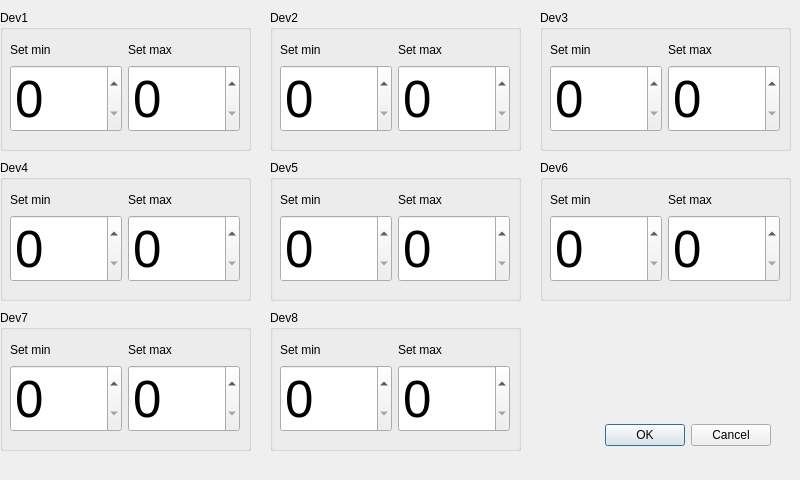
<?xml version="1.0" encoding="UTF-8"?>
<ui version="4.0">
 <class>Dialog</class>
 <widget class="QDialog" name="Dialog">
  <property name="geometry">
   <rect>
    <x>0</x>
    <y>0</y>
    <width>800</width>
    <height>480</height>
   </rect>
  </property>
  <property name="windowTitle">
   <string>Dialog</string>
  </property>
  <widget class="QDialogButtonBox" name="buttonBox">
   <property name="geometry">
    <rect>
     <x>590</x>
     <y>410</y>
     <width>181</width>
     <height>51</height>
    </rect>
   </property>
   <property name="orientation">
    <enum>Qt::Horizontal</enum>
   </property>
   <property name="standardButtons">
    <set>QDialogButtonBox::Cancel|QDialogButtonBox::Ok</set>
   </property>
  </widget>
  <widget class="QGroupBox" name="groupBox">
   <property name="geometry">
    <rect>
     <x>0</x>
     <y>10</y>
     <width>251</width>
     <height>141</height>
    </rect>
   </property>
   <property name="title">
    <string>Dev1</string>
   </property>
   <widget class="QWidget" name="">
    <property name="geometry">
     <rect>
      <x>10</x>
      <y>30</y>
      <width>230</width>
      <height>92</height>
     </rect>
    </property>
    <layout class="QHBoxLayout" name="horizontalLayout">
     <item>
      <layout class="QVBoxLayout" name="verticalLayout">
       <item>
        <widget class="QLabel" name="label">
         <property name="text">
          <string>Set min</string>
         </property>
        </widget>
       </item>
       <item>
        <widget class="QSpinBox" name="d1min">
         <property name="font">
          <font>
           <pointsize>38</pointsize>
          </font>
         </property>
        </widget>
       </item>
      </layout>
     </item>
     <item>
      <layout class="QVBoxLayout" name="verticalLayout_2">
       <item>
        <widget class="QLabel" name="label_2">
         <property name="text">
          <string>Set max</string>
         </property>
        </widget>
       </item>
       <item>
        <widget class="QSpinBox" name="d1max">
         <property name="font">
          <font>
           <pointsize>38</pointsize>
          </font>
         </property>
        </widget>
       </item>
      </layout>
     </item>
    </layout>
   </widget>
  </widget>
  <widget class="QGroupBox" name="groupBox_2">
   <property name="geometry">
    <rect>
     <x>270</x>
     <y>10</y>
     <width>251</width>
     <height>141</height>
    </rect>
   </property>
   <property name="title">
    <string>Dev2</string>
   </property>
   <widget class="QWidget" name="layoutWidget">
    <property name="geometry">
     <rect>
      <x>10</x>
      <y>30</y>
      <width>230</width>
      <height>92</height>
     </rect>
    </property>
    <layout class="QHBoxLayout" name="horizontalLayout_2">
     <item>
      <layout class="QVBoxLayout" name="verticalLayout_3">
       <item>
        <widget class="QLabel" name="label_3">
         <property name="text">
          <string>Set min</string>
         </property>
        </widget>
       </item>
       <item>
        <widget class="QSpinBox" name="d2min">
         <property name="font">
          <font>
           <pointsize>38</pointsize>
          </font>
         </property>
        </widget>
       </item>
      </layout>
     </item>
     <item>
      <layout class="QVBoxLayout" name="verticalLayout_4">
       <item>
        <widget class="QLabel" name="label_4">
         <property name="text">
          <string>Set max</string>
         </property>
        </widget>
       </item>
       <item>
        <widget class="QSpinBox" name="d2max">
         <property name="font">
          <font>
           <pointsize>38</pointsize>
          </font>
         </property>
        </widget>
       </item>
      </layout>
     </item>
    </layout>
   </widget>
  </widget>
  <widget class="QGroupBox" name="groupBox_3">
   <property name="geometry">
    <rect>
     <x>540</x>
     <y>10</y>
     <width>251</width>
     <height>141</height>
    </rect>
   </property>
   <property name="title">
    <string>Dev3</string>
   </property>
   <widget class="QWidget" name="layoutWidget_2">
    <property name="geometry">
     <rect>
      <x>10</x>
      <y>30</y>
      <width>230</width>
      <height>92</height>
     </rect>
    </property>
    <layout class="QHBoxLayout" name="horizontalLayout_3">
     <item>
      <layout class="QVBoxLayout" name="verticalLayout_5">
       <item>
        <widget class="QLabel" name="label_5">
         <property name="text">
          <string>Set min</string>
         </property>
        </widget>
       </item>
       <item>
        <widget class="QSpinBox" name="d3min">
         <property name="font">
          <font>
           <pointsize>38</pointsize>
          </font>
         </property>
        </widget>
       </item>
      </layout>
     </item>
     <item>
      <layout class="QVBoxLayout" name="verticalLayout_6">
       <item>
        <widget class="QLabel" name="label_6">
         <property name="text">
          <string>Set max</string>
         </property>
        </widget>
       </item>
       <item>
        <widget class="QSpinBox" name="d3max">
         <property name="font">
          <font>
           <pointsize>38</pointsize>
          </font>
         </property>
        </widget>
       </item>
      </layout>
     </item>
    </layout>
   </widget>
  </widget>
  <widget class="QGroupBox" name="groupBox_6">
   <property name="geometry">
    <rect>
     <x>540</x>
     <y>160</y>
     <width>251</width>
     <height>141</height>
    </rect>
   </property>
   <property name="title">
    <string>Dev6</string>
   </property>
   <widget class="QWidget" name="layoutWidget_5">
    <property name="geometry">
     <rect>
      <x>10</x>
      <y>30</y>
      <width>230</width>
      <height>92</height>
     </rect>
    </property>
    <layout class="QHBoxLayout" name="horizontalLayout_6">
     <item>
      <layout class="QVBoxLayout" name="verticalLayout_11">
       <item>
        <widget class="QLabel" name="label_11">
         <property name="text">
          <string>Set min</string>
         </property>
        </widget>
       </item>
       <item>
        <widget class="QSpinBox" name="d6min">
         <property name="font">
          <font>
           <pointsize>38</pointsize>
          </font>
         </property>
        </widget>
       </item>
      </layout>
     </item>
     <item>
      <layout class="QVBoxLayout" name="verticalLayout_12">
       <item>
        <widget class="QLabel" name="label_12">
         <property name="text">
          <string>Set max</string>
         </property>
        </widget>
       </item>
       <item>
        <widget class="QSpinBox" name="d6max">
         <property name="font">
          <font>
           <pointsize>38</pointsize>
          </font>
         </property>
        </widget>
       </item>
      </layout>
     </item>
    </layout>
   </widget>
  </widget>
  <widget class="QGroupBox" name="groupBox_5">
   <property name="geometry">
    <rect>
     <x>0</x>
     <y>160</y>
     <width>251</width>
     <height>141</height>
    </rect>
   </property>
   <property name="title">
    <string>Dev4</string>
   </property>
   <widget class="QWidget" name="layoutWidget_4">
    <property name="geometry">
     <rect>
      <x>10</x>
      <y>30</y>
      <width>230</width>
      <height>92</height>
     </rect>
    </property>
    <layout class="QHBoxLayout" name="horizontalLayout_5">
     <item>
      <layout class="QVBoxLayout" name="verticalLayout_9">
       <item>
        <widget class="QLabel" name="label_9">
         <property name="text">
          <string>Set min</string>
         </property>
        </widget>
       </item>
       <item>
        <widget class="QSpinBox" name="d4min">
         <property name="font">
          <font>
           <pointsize>38</pointsize>
          </font>
         </property>
        </widget>
       </item>
      </layout>
     </item>
     <item>
      <layout class="QVBoxLayout" name="verticalLayout_10">
       <item>
        <widget class="QLabel" name="label_10">
         <property name="text">
          <string>Set max</string>
         </property>
        </widget>
       </item>
       <item>
        <widget class="QSpinBox" name="d4max">
         <property name="font">
          <font>
           <pointsize>38</pointsize>
          </font>
         </property>
        </widget>
       </item>
      </layout>
     </item>
    </layout>
   </widget>
  </widget>
  <widget class="QGroupBox" name="groupBox_4">
   <property name="geometry">
    <rect>
     <x>270</x>
     <y>160</y>
     <width>251</width>
     <height>141</height>
    </rect>
   </property>
   <property name="title">
    <string>Dev5</string>
   </property>
   <widget class="QWidget" name="layoutWidget_3">
    <property name="geometry">
     <rect>
      <x>10</x>
      <y>30</y>
      <width>230</width>
      <height>92</height>
     </rect>
    </property>
    <layout class="QHBoxLayout" name="horizontalLayout_4">
     <item>
      <layout class="QVBoxLayout" name="verticalLayout_7">
       <item>
        <widget class="QLabel" name="label_7">
         <property name="text">
          <string>Set min</string>
         </property>
        </widget>
       </item>
       <item>
        <widget class="QSpinBox" name="d5min">
         <property name="font">
          <font>
           <pointsize>38</pointsize>
          </font>
         </property>
        </widget>
       </item>
      </layout>
     </item>
     <item>
      <layout class="QVBoxLayout" name="verticalLayout_8">
       <item>
        <widget class="QLabel" name="label_8">
         <property name="text">
          <string>Set max</string>
         </property>
        </widget>
       </item>
       <item>
        <widget class="QSpinBox" name="d5max">
         <property name="font">
          <font>
           <pointsize>38</pointsize>
          </font>
         </property>
        </widget>
       </item>
      </layout>
     </item>
    </layout>
   </widget>
  </widget>
  <widget class="QGroupBox" name="groupBox_7">
   <property name="geometry">
    <rect>
     <x>0</x>
     <y>310</y>
     <width>251</width>
     <height>141</height>
    </rect>
   </property>
   <property name="title">
    <string>Dev7</string>
   </property>
   <widget class="QWidget" name="layoutWidget_6">
    <property name="geometry">
     <rect>
      <x>10</x>
      <y>30</y>
      <width>230</width>
      <height>92</height>
     </rect>
    </property>
    <layout class="QHBoxLayout" name="horizontalLayout_7">
     <item>
      <layout class="QVBoxLayout" name="verticalLayout_13">
       <item>
        <widget class="QLabel" name="label_13">
         <property name="text">
          <string>Set min</string>
         </property>
        </widget>
       </item>
       <item>
        <widget class="QSpinBox" name="d7min">
         <property name="font">
          <font>
           <pointsize>38</pointsize>
          </font>
         </property>
        </widget>
       </item>
      </layout>
     </item>
     <item>
      <layout class="QVBoxLayout" name="verticalLayout_14">
       <item>
        <widget class="QLabel" name="label_14">
         <property name="text">
          <string>Set max</string>
         </property>
        </widget>
       </item>
       <item>
        <widget class="QSpinBox" name="d7max">
         <property name="font">
          <font>
           <pointsize>38</pointsize>
          </font>
         </property>
        </widget>
       </item>
      </layout>
     </item>
    </layout>
   </widget>
  </widget>
  <widget class="QGroupBox" name="groupBox_8">
   <property name="geometry">
    <rect>
     <x>270</x>
     <y>310</y>
     <width>251</width>
     <height>141</height>
    </rect>
   </property>
   <property name="title">
    <string>Dev8</string>
   </property>
   <widget class="QWidget" name="layoutWidget_7">
    <property name="geometry">
     <rect>
      <x>10</x>
      <y>30</y>
      <width>230</width>
      <height>92</height>
     </rect>
    </property>
    <layout class="QHBoxLayout" name="horizontalLayout_8">
     <item>
      <layout class="QVBoxLayout" name="verticalLayout_15">
       <item>
        <widget class="QLabel" name="label_15">
         <property name="text">
          <string>Set min</string>
         </property>
        </widget>
       </item>
       <item>
        <widget class="QSpinBox" name="d8min">
         <property name="font">
          <font>
           <pointsize>38</pointsize>
          </font>
         </property>
        </widget>
       </item>
      </layout>
     </item>
     <item>
      <layout class="QVBoxLayout" name="verticalLayout_16">
       <item>
        <widget class="QLabel" name="label_16">
         <property name="text">
          <string>Set max</string>
         </property>
        </widget>
       </item>
       <item>
        <widget class="QSpinBox" name="d8max">
         <property name="font">
          <font>
           <pointsize>38</pointsize>
          </font>
         </property>
        </widget>
       </item>
      </layout>
     </item>
    </layout>
   </widget>
  </widget>
 </widget>
 <resources/>
 <connections>
  <connection>
   <sender>buttonBox</sender>
   <signal>accepted()</signal>
   <receiver>Dialog</receiver>
   <slot>accept()</slot>
   <hints>
    <hint type="sourcelabel">
     <x>248</x>
     <y>254</y>
    </hint>
    <hint type="destinationlabel">
     <x>157</x>
     <y>274</y>
    </hint>
   </hints>
  </connection>
  <connection>
   <sender>buttonBox</sender>
   <signal>rejected()</signal>
   <receiver>Dialog</receiver>
   <slot>reject()</slot>
   <hints>
    <hint type="sourcelabel">
     <x>316</x>
     <y>260</y>
    </hint>
    <hint type="destinationlabel">
     <x>286</x>
     <y>274</y>
    </hint>
   </hints>
  </connection>
 </connections>
</ui>
